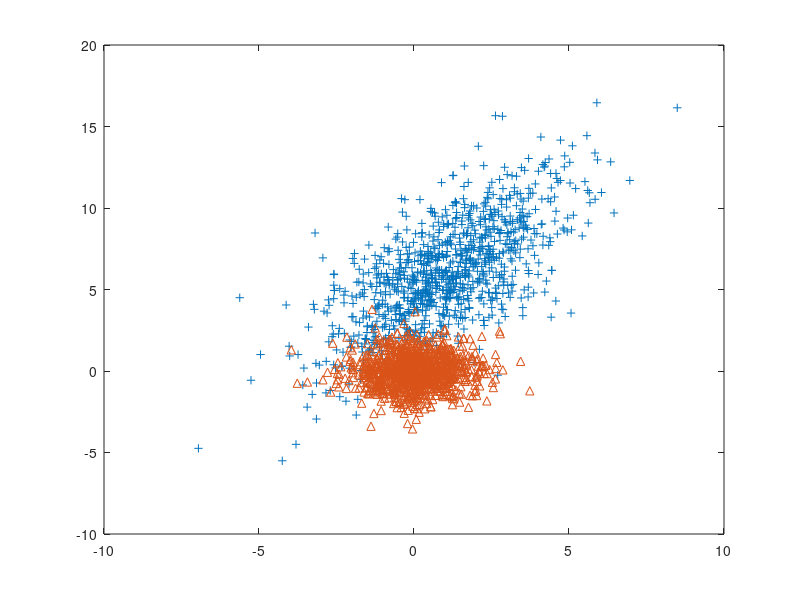

Reproduce this figure in MATLAB.
#Par Robin Cavalieri
function first_analysis 

  #Création des vecteur de données (P300)
  p_300_C1_temp = load("Points/C1.txt");
  p_300_C2_temp = load("Points/C2.txt");
  
  #affichage des données recueuillies 
  plot(p_300_C1_temp(:,1),p_300_C1_temp(:,2),'+',p_300_C2_temp(:,1),p_300_C2_temp(:,2),'^');
  
  #connaitre la taille des matrices de données
  [i,j] = size(p_300_C1_temp);
  printf("La taille temporaire de P300 et P300/ est : %d par %d\n",i,j);
  
  #transformation en tableau de 2000 vecteurs de données
  #Matrices Transposées 
  p_300_C1 = p_300_C1_temp';
  p_300_C2 = p_300_C2_temp';
  [k,N]=size(p_300_C1);
  printf("La taille finale de P300 et P300/ est : %d par %d\n",k,N);
  printf("Les matrices de données ont été traitées...\n\n");
  
  #calcul de la moyenne 
  moy_p_300_C1 = [sum(p_300_C1(1,i))/N;sum(p_300_C1(2,i))/N];
  printf("vecteur moyen de C1 : \n");
  disp(moy_p_300_C1);
  printf("\n");
  moy_p_300_C2 = [sum(p_300_C2(1,i))/N;sum(p_300_C2(2,i))/N];
  printf("vecteur moyen de C2 : \n");
  disp(moy_p_300_C2);
  printf("\n");
  
  #calcul des matrices de covariance pour C1 et C2
  cov_C1=zeros(k,k);
  cov_C2=zeros(k,k);
  cov_C1_temp = p_300_C1 - moy_p_300_C1;
  cov_C2_temp = p_300_C2 - moy_p_300_C2;
  #[i,j] = size(cov_C1_temp);
  #printf("La taille de la matrice temp est : %d par %d\n\n",i,j);
  for i=1:N
    cov_C1 = [(1/(N-1))*(cov_C1_temp*(cov_C1_temp)')]+cov_C1;
    cov_C2 = [(1/(N-1))*(cov_C2_temp*(cov_C2_temp)')]+cov_C2;
  endfor
  [i,j] = size(cov_C1);
  printf("La taille de la matrice de covariance C1 est : %d par %d\n\n",i,j);
  disp(cov_C1);
  printf("\n");
  [i,j] = size(cov_C2);
  printf("La taille de la matrice de covariance C2 est : %d par %d\n\n",i,j);
  disp(cov_C2);
  printf("\n");
endfunction